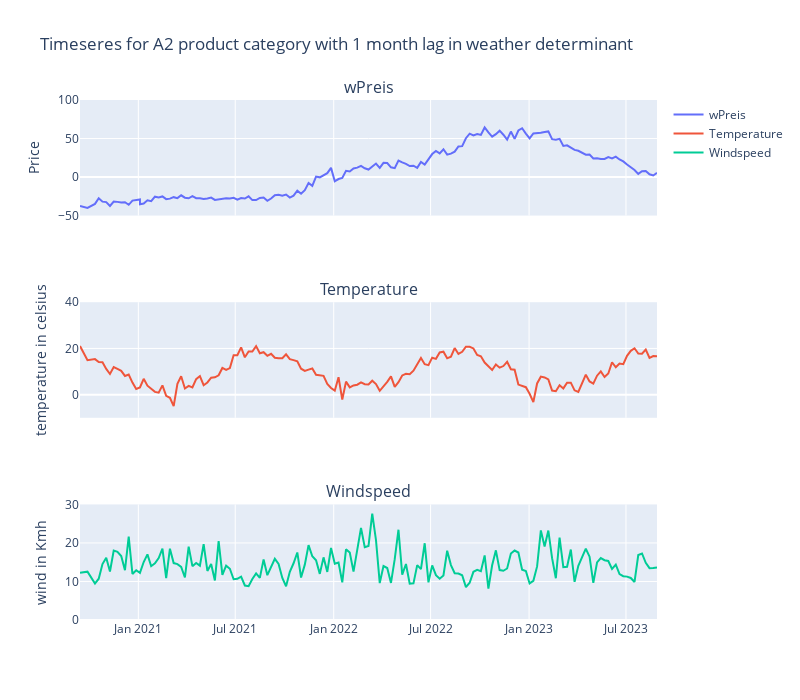

Notebook code for this chart:
### Code cell
fig = make_subplots(rows=3, cols=1, shared_xaxes=True, subplot_titles=("wPreis", "Temperature", "Windspeed"))

fig.add_trace(go.Scatter(x=wdl_A2_2425.date, y=wdl_A2_2425.wPreis, mode='lines', name='wPreis'), row=1, col=1)
fig.add_trace(go.Scatter(x=wdl_A2_2425.date, y=wdl_A2_2425.temperature_2m, mode='lines', name='Temperature'), row=2, col=1)
fig.add_trace(go.Scatter(x=wdl_A2_2425.date, y=wdl_A2_2425.windspeed_10m, mode='lines', name='Windspeed'), row=3, col=1)

fig.update_yaxes(title_text="Price", row=1, col=1, range=[-50, 100])
fig.update_yaxes(title_text="temperature in celsius", row=2, col=1, range=[-10, 40])
fig.update_yaxes(title_text="wind in Kmh", row=3, col=1, range=[0, 30])

fig.update_layout(height=700, width=800, title_text="Timeseres for A2 product category with 1 month lag in weather determinant")

fig.show()

### Figure 1 — Plotly figure (JSON) as saved in the notebook; plotly's stock layout.template omitted (floating-point values rounded to 4 significant figures; data arrays with more than 128 entries replaced by an {"elided": "..."} marker saying what was removed)
{"data": [{"mode": "lines", "name": "wPreis", "type": "scatter", "x": {"elided": "153 str values"}, "xaxis": "x", "y": {"elided": "153 float values"}, "yaxis": "y"}, {"mode": "lines", "name": "Temperature", "type": "scatter", "x": {"elided": "153 str values"}, "xaxis": "x2", "y": {"elided": "153 float values"}, "yaxis": "y2"}, {"mode": "lines", "name": "Windspeed", "type": "scatter", "x": {"elided": "153 str values"}, "xaxis": "x3", "y": {"elided": "153 float values"}, "yaxis": "y3"}], "layout": {"annotations": [{"font": {"size": 16}, "showarrow": false, "text": "wPreis", "x": 0.5, "xanchor": "center", "xref": "paper", "y": 1, "yanchor": "bottom", "yref": "paper"}, {"font": {"size": 16}, "showarrow": false, "text": "Temperature", "x": 0.5, "xanchor": "center", "xref": "paper", "y": 0.6111, "yanchor": "bottom", "yref": "paper"}, {"font": {"size": 16}, "showarrow": false, "text": "Windspeed", "x": 0.5, "xanchor": "center", "xref": "paper", "y": 0.2222, "yanchor": "bottom", "yref": "paper"}], "height": 700, "title": {"text": "Timeseres for A2 product category with 1 month lag in weather determinant"}, "width": 800, "xaxis": {"anchor": "y", "domain": [0, 1], "matches": "x3", "showticklabels": false}, "xaxis2": {"anchor": "y2", "domain": [0, 1], "matches": "x3", "showticklabels": false}, "xaxis3": {"anchor": "y3", "domain": [0, 1]}, "yaxis": {"anchor": "x", "domain": [0.7778, 1], "range": [-50, 100], "title": {"text": "Price"}}, "yaxis2": {"anchor": "x2", "domain": [0.3889, 0.6111], "range": [-10, 40], "title": {"text": "temperature in celsius"}}, "yaxis3": {"anchor": "x3", "domain": [0, 0.2222], "range": [0, 30], "title": {"text": "wind in Kmh"}}}}
